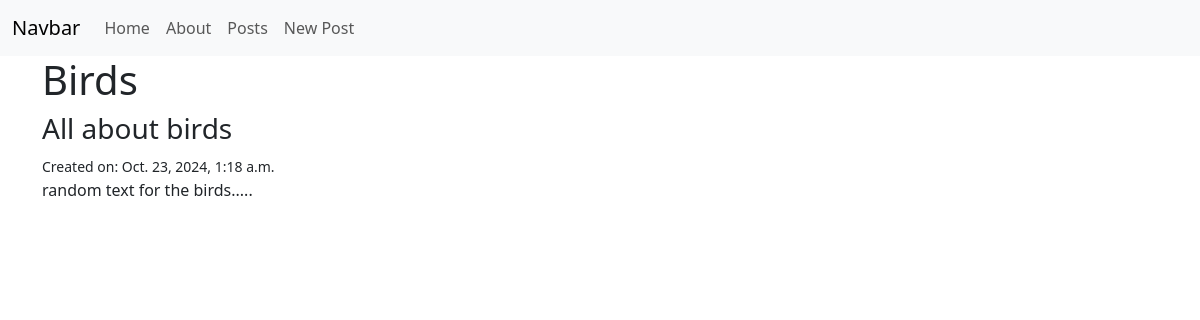
The app's page /posts/1/ with its own data.
### posts/models.py (models this page shows, shortened)
class Post(models.Model):                                   # inheritance
    title = models.CharField(max_length=128)                # composition
    subtitle = models.CharField(max_length=256)             # composition
    body = models.TextField()                               # composition
    created_on = models.DateTimeField(auto_now_add=True)    # composition

### posts/views.py (the view)
# urls.py: path("<int:pk>/", views.PostDetailView.as_view(), name="detail"),
class PostDetailView(DetailView):
    template_name = 'posts/detail.html'
    model = Post

### templates/posts/detail.html (shortened to what this page needs)
{% extends 'base.html' %}
{% block content %}
<h1>{{ post.title}}</h1>
<h3>{{ post.subtitle}}</h3>
<small>Created on: {{ post.created_on}}</small>
<p>{{ post.body}}</p>
{% endblock content %}

### records on screen
Post: title "Birds", subtitle "All about birds", created_on "Oct. 23, 2024, 1:18 a.m.", body "random text for the birds....."
